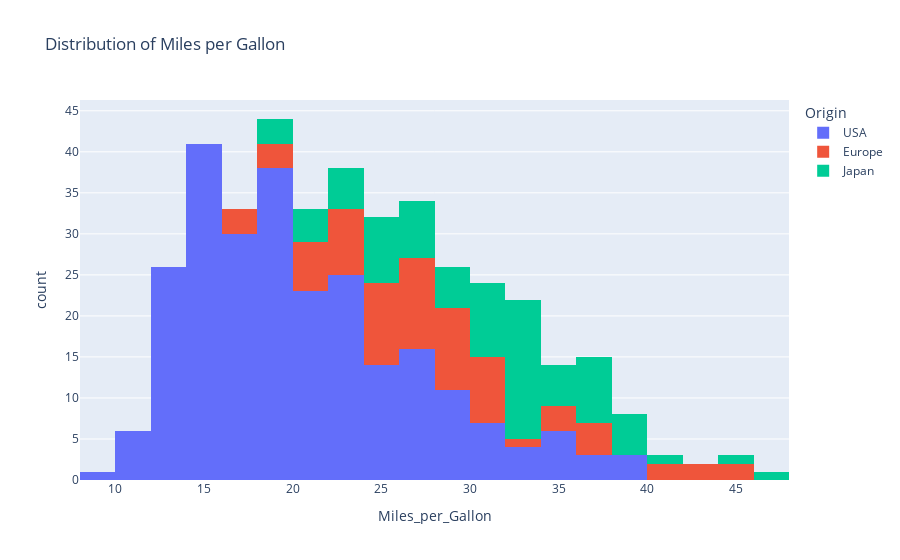

Notebook code for this chart:
### Code cell
fg = px.histogram(df, x= 'Miles_per_Gallon', nbins=30,color='Origin',title='Distribution of Miles per Gallon' )
 fg.show()

### Figure 1 — Plotly figure (JSON) as saved in the notebook; plotly's stock layout.template omitted (floating-point values rounded to 4 significant figures; data arrays with more than 128 entries replaced by an {"elided": "..."} marker saying what was removed)
{"data": [{"alignmentgroup": "True", "bingroup": "x", "hovertemplate": "Origin=USA<br>Miles_per_Gallon=%{x}<br>count=%{y}<extra></extra>", "legendgroup": "USA", "marker": {"color": "#636efa", "pattern": {"shape": ""}}, "name": "USA", "nbinsx": 30, "offsetgroup": "USA", "orientation": "v", "showlegend": true, "type": "histogram", "x": {"elided": "254 float values"}, "xaxis": "x", "yaxis": "y"}, {"alignmentgroup": "True", "bingroup": "x", "hovertemplate": "Origin=Europe<br>Miles_per_Gallon=%{x}<br>count=%{y}<extra></extra>", "legendgroup": "Europe", "marker": {"color": "#EF553B", "pattern": {"shape": ""}}, "name": "Europe", "nbinsx": 30, "offsetgroup": "Europe", "orientation": "v", "showlegend": true, "type": "histogram", "x": [23, 26, 25, 24, 25, 26, 23, 28, 30, 30, 27, 23, 18, 22, 21, 26, 26, 26, 29, 24, 20, 19, 24, 29, 26, 26, 24, 26, 31, 25, 29, 23, 23, 22, 25, 28, 25, 27, 29, 29.5, 20, 19, 16.5, 36, 29, 30.5, 21.5, 43.1, 20.3, 17, 21.6, 16.2, 31.5, 31.9, 25.4, 27.2, 37.3, 41.5, 34.3, 44.3, 43.4, 36.4, 30, 40.9, 29.8, 35, 33, 34.5, 28.1, 23, 30.7, 36, 44], "xaxis": "x", "yaxis": "y"}, {"alignmentgroup": "True", "bingroup": "x", "hovertemplate": "Origin=Japan<br>Miles_per_Gallon=%{x}<br>count=%{y}<extra></extra>", "legendgroup": "Japan", "marker": {"color": "#00cc96", "pattern": {"shape": ""}}, "name": "Japan", "nbinsx": 30, "offsetgroup": "Japan", "orientation": "v", "showlegend": true, "type": "histogram", "x": [24, 27, 27, 25, 31, 35, 24, 19, 28, 23, 27, 20, 22, 18, 20, 31, 32, 31, 32, 24, 26, 29, 24, 24, 33, 33, 32, 28, 19, 31.5, 33.5, 26, 30, 22, 21.5, 32.8, 39.4, 36.1, 27.5, 27.2, 21.1, 23.9, 29.5, 34.1, 31.8, 38.1, 37.2, 29.8, 31.3, 37, 32.2, 46.6, 40.8, 44.6, 33.8, 32.7, 23.7, 32.4, 39.1, 35.1, 32.3, 37, 37.7, 34.1, 33.7, 32.4, 32.9, 31.6, 25.4, 24.2, 37, 31, 36, 36, 34, 38, 32, 38, 32], "xaxis": "x", "yaxis": "y"}], "layout": {"autosize": true, "barmode": "relative", "legend": {"title": {"text": "Origin"}, "tracegroupgap": 0}, "title": {"text": "Distribution of Miles per Gallon"}, "xaxis": {"anchor": "y", "autorange": true, "domain": [0, 1], "range": [8, 48], "title": {"text": "Miles_per_Gallon"}, "type": "linear"}, "yaxis": {"anchor": "x", "autorange": true, "domain": [0, 1], "range": [0, 46.32], "title": {"text": "count"}}}}
